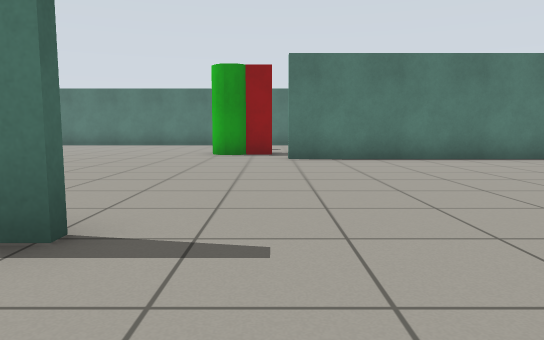
[1] (above)

17 first-person views from a walk through a Gazebo world. The camera is 0.72 m above the floor, tilts 6° down and sees 70° across. The lines on the ground mark 1 m squares. The floor is counted in squares, 1 m on a side. Each view is taken from the middle of a square. On the plan, view 1 faces up. The plan holds only what a view shows up to about 11 squares ahead; the rest is blank.

[2]
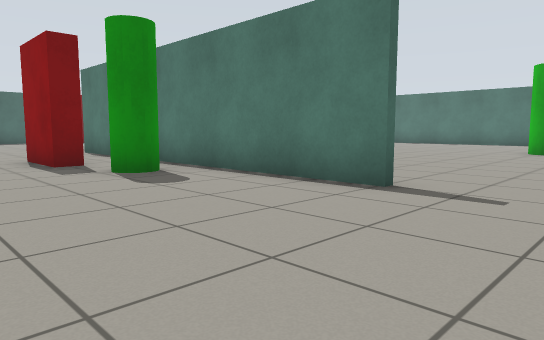

[3]
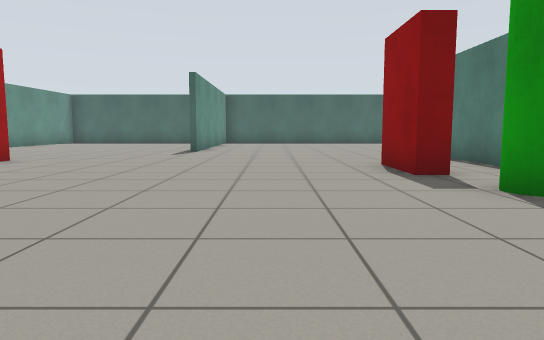

[4]
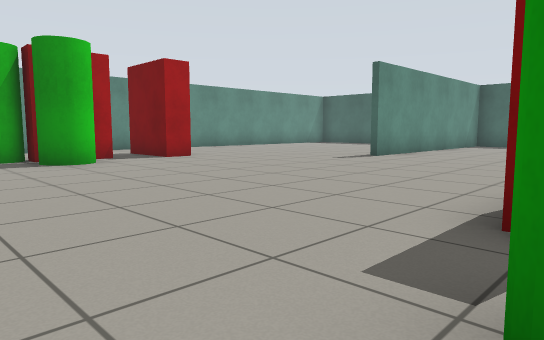

[5]
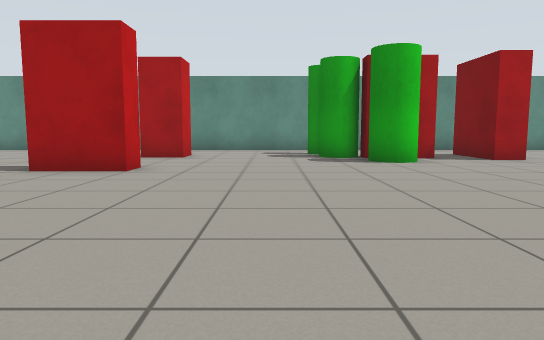

[6]
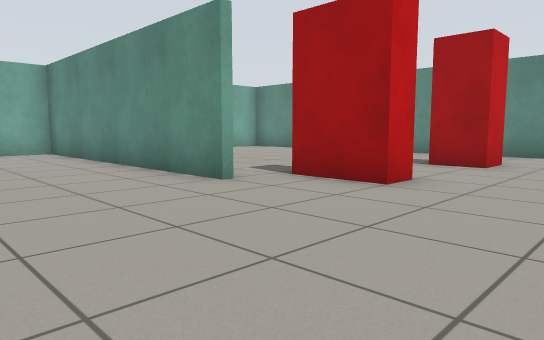

[7]
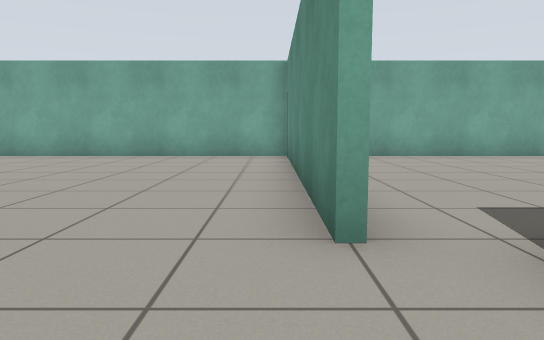

[8]
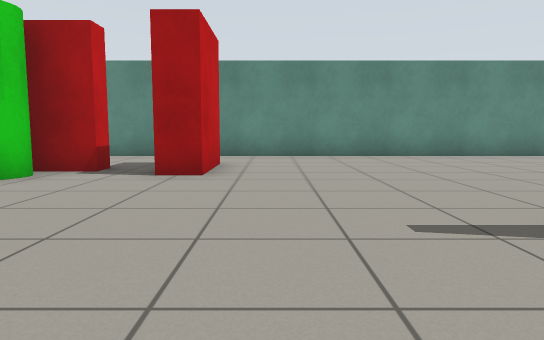

[9]
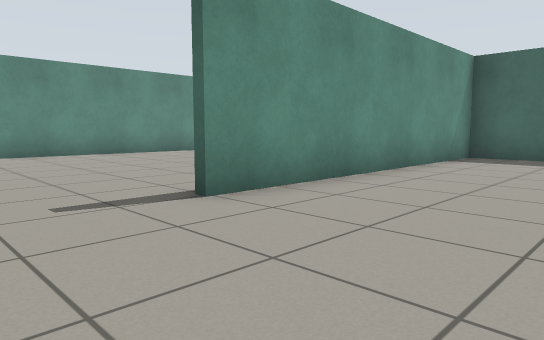

[10]
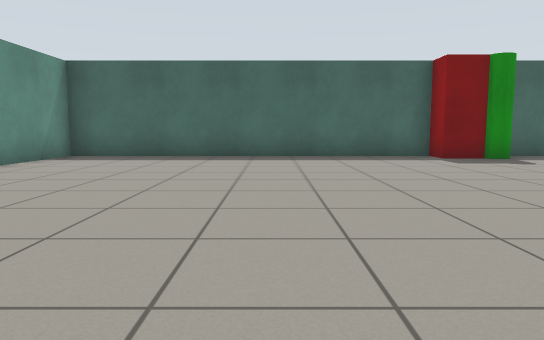

[11]
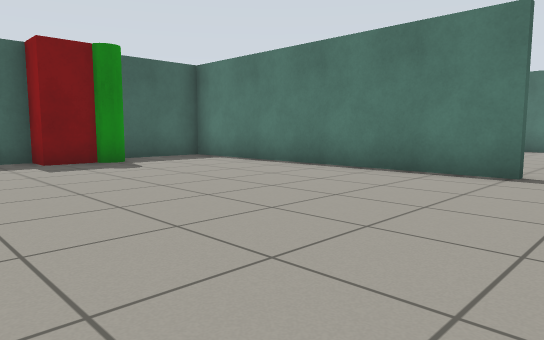

[12]
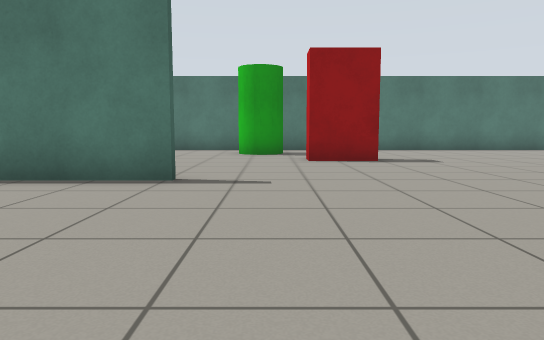

[13]
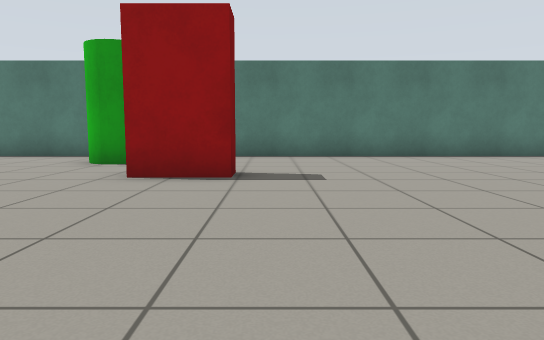

[14]
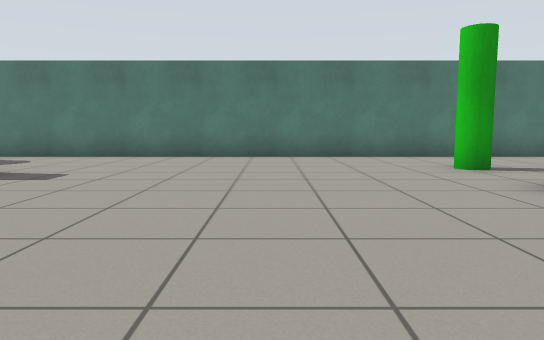

[15]
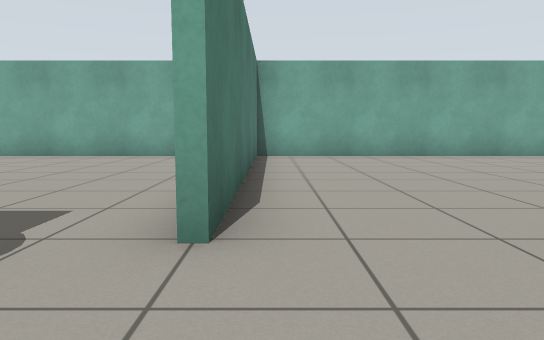

[16]
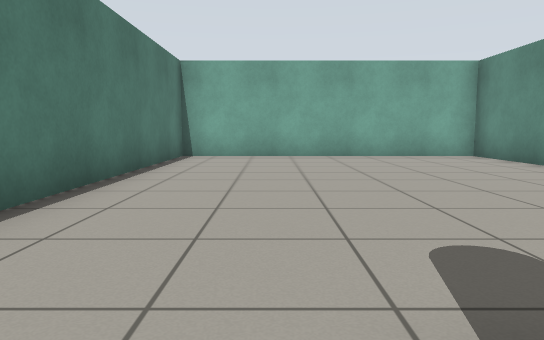

[17]
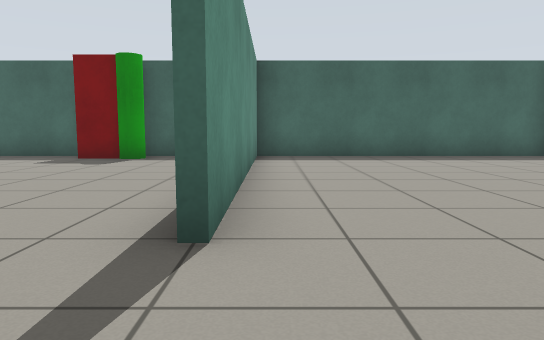

### Floor plan
Points are (right, up) in squares from view 1. A wall is a line through its corners. A room is listed if a view was taken in it or the views show most of it. See-through windows are left out.
Room 1 (views 1, 2, 3, 4, 5, 6, 7, 8, 9, 10, 11, 12, 13, 14, 15, 16, 17)
walls: (-1.4, 2.4) (-10.6, 2.4); (-13.4, 9.4) (-21.5, 9.4); (0.4, -4.4) (8.4, -4.4) (8.4, 17.4) (-12.4, 17.4); (5.6, 9.6) (8.5, 9.6); (-7.9, -12.4) (-6.6, -12.4); (-21, 9.6) (-13.4, 9.6); (-13.9, 17.4) (-16.4, 17.4); (-2, -12.4) (-1, -12.4); (8, 9.4) (0.4, 9.4); (-18.4, -12.4) (-9.5, -12.4); (-21.4, 17.4) (-21.4, -4.4) (-13.4, -4.4); (8.4, -11.4) (8.4, -6.5)
objects: red box (-21, 5) to (-21, 6); green pole (-21, 7); green cylinder (-13, 15) to (-12, 16); red box (-11, 13) to (-10, 13); red box (-10, -10) to (-9, -8); red box (-9, 0) to (-7, 1); red box (-8, -9) to (-7, -9); green cylinder (-7, -8) to (-6, -8); green cylinder (-6, -10) to (-6, -9); green cylinder (-6, 1) to (-5, 1); green cylinder (-5, -11) to (-5, -10); red box (-1, -10) to (-1, -9); red box (-1, -6) to (0, -6); green cylinder (-1, 11) to (-1, 12); green pole (-1, 14); red box (0, 11) to (0, 12)

Positions as (right, up) in squares from view 1, and headings:
1: (0, 0), facing up
2: (1, -2), facing up-left
3: (-1, -2), facing left
4: (-4, 1), facing down-left
5: (-4, 1), facing down
6: (-4, -1), facing down-right
7: (-2, -4), facing right
8: (-11, -2), facing down
9: (-11, -1), facing down-left
10: (-11, 1), facing left
11: (-12, 3), facing up-left
12: (-12, 4), facing up
13: (-9, 7), facing up
14: (-5, 7), facing up
15: (-2, 9), facing right
16: (-2, 15), facing right
17: (-11, 10), facing left
